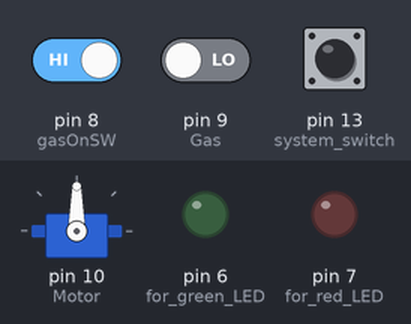
A sketch run on a simulated Arduino Uno, built with avr-gcc and run on an emulated ATmega328P. On the bench: servo, output pins drawn as LEDs (lit = HIGH). Inputs (shaded band) come from the test bench; at power-on: pin 13 (system_switch) LOW, pin 8 (gasOnSW) HIGH, pin 9 (Gas) LOW.

Above: at 1.2 s.
1.3 s: pin 13 (system_switch) pulled HIGH for 0.15 s
At 1.47 s:
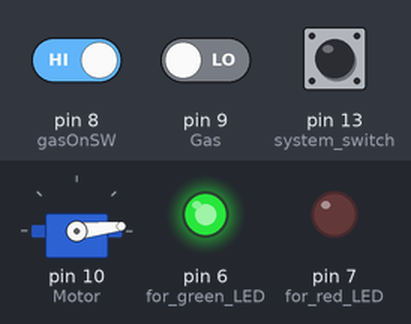
4.3 s: pin 13 (system_switch) pulled HIGH for 3.2 s
At 5.0 s:
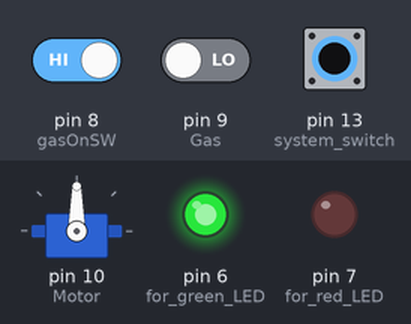
9.0 s: pin 8 (gasOnSW) driven LOW and pin 13 (system_switch) driven HIGH
At 9.49 s:
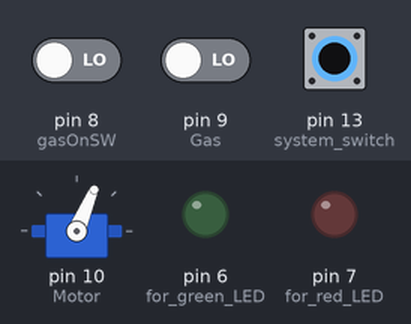
12.0 s: pin 9 (Gas) driven HIGH
At 12.5 s:
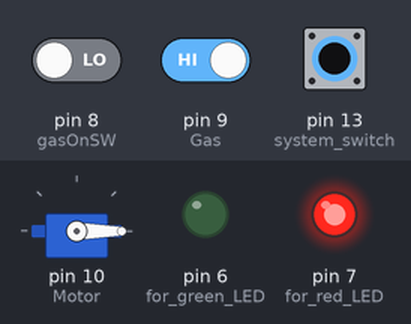
13.5 s: pin 9 (Gas) driven LOW
At 14.2 s:
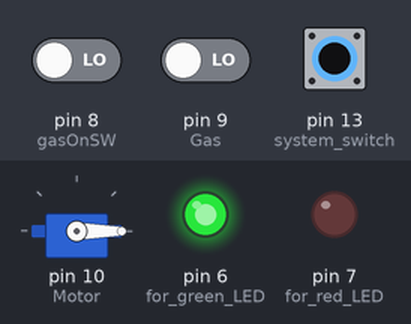
15.0 s: pin 8 (gasOnSW) driven HIGH
At 15.51 s:
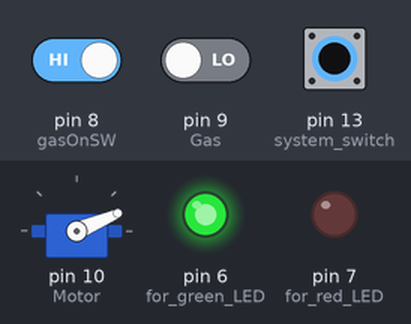
Timing chart, 0 to 18.4 s (numbered marks = the images above; inputs shaded):
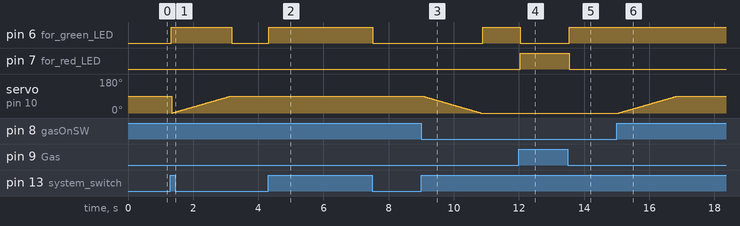

Measured:
- after the input at 1.3 s, pin 6 (for_green_LED): LOW → HIGH at once, → LOW 1.9 s later
- after the input at 4.3 s, pin 6 (for_green_LED): LOW → HIGH at once, → LOW 3.2 s later
- after the input at 9.0 s, pin 6 (for_green_LED): LOW → HIGH after 1.9 s; servo on pin 10 (Motor): moves from 90° to 0° over 1.8 s, starting at once
- after the input at 12.0 s, pin 6 (for_green_LED): HIGH → LOW at once; pin 7 (for_red_LED): LOW → HIGH at once
- after the input at 13.5 s, pin 6 (for_green_LED): LOW → HIGH after 0.05 s; pin 7 (for_red_LED): HIGH → LOW after 0.05 s
- after the input at 15.0 s, servo on pin 10 (Motor): moves from 0° to 90° over 1.8 s, starting after 0.07 s

The sketch:

sketch_nov28a.ino
```cpp
#include<LiquidCrystal.h>   // LCD header
#include<Servo.h>          // Servo header

void switching_off_the_Gas();//function prototype
void switching_ON_the_Gas();//function prototype

Servo Motor; // motor object
int angle = 1; // motor angle variable
int gasOn ; // switch
int sw; // switch

LiquidCrystal lcd(12 , 11 , 5 , 4 , 3 , 2); // Crystal display setup
int Gas = 9;  // gas High/Low comes in
int redLed = 7;
int greenLed = 6;
int gasOnSW = 8; ///// manually off gas On gas switch


void setup() {

  Motor.attach(10);   // attach the signal pin of servo to pin10 of arduino
  pinMode(Gas , INPUT); // gas High/Low
  pinMode(13 , INPUT); // system switch
  pinMode(gasOnSW , INPUT);// gas on/off switch

  pinMode(6 , OUTPUT);//for green LED
  pinMode(7 , OUTPUT);//for red LED

}

void loop() {
  sw = digitalRead(13); /// system switch
  gasOn = digitalRead(8); /// manually off gas On gas switch


  if (sw == HIGH) { // system switch On


    if (gasOn == LOW && angle != 0 ) { /// manually off the gas
      switching_off_the_Gas(); //calling function to turn off the gas
    }

    if (digitalRead(Gas) == HIGH) { ///if gas detected
      lcd.clear();
      lcd.setCursor(0, 0);
      lcd.print("Gas Detected");
      delay(25);
      digitalWrite(7 , HIGH); // red led ON
      digitalWrite(6, LOW);
      delay(25);
      if (angle != 0) { // if the gas is not off
        switching_off_the_Gas(); // if the gas is not off then colling function to switch off the gas
      }

    } ///if gas detected

    else {  ///if not gas detected
      lcd.setCursor(0, 0);
      lcd.print("No Gas Detected");
      delay(20);
      digitalWrite(6, HIGH);
      digitalWrite(7 , LOW);
      if (angle != 90 && gasOn == HIGH ) { // if the gas is off and situation is safe and want to On the gas
        switching_ON_the_Gas(); //calling function to switch ON the gas
      }

    } ///if not gas detected

  }

  else { // when the system is off
    digitalWrite(7 , LOW);
    digitalWrite(6, LOW);
    lcd.clear();
  }
}// end of void loop


void switching_off_the_Gas() {// function to turn off the gas


  lcd.clear();
  lcd.setCursor(0, 0);
  lcd.print("switching off gas");
  delay(20);
  for (angle = 90; angle >= 0; angle -= 1) // command to move from 90 degrees to 0 degrees
  {
    Motor.write(angle);
    delay(20);
  }
  angle = 0;
  Motor.write(angle);
  lcd.clear();
  lcd.setCursor(0, 0);
  lcd.print("gas off now");
  delay(20);
}


void switching_ON_the_Gas() {// function to turn ON the gas

  lcd.clear();
  lcd.setCursor(0, 0);
  lcd.print("switching ON gas");
  delay(20);
  for (angle = 0; angle <= 90; angle += 1) // command to move from 0 degrees to 90 degrees
  {
    Motor.write(angle);                    //command to rotate the servo to the specified angle
    delay(20);
  }
  angle = 90;
  Motor.write(angle);
  lcd.clear();
  lcd.setCursor(0, 0);
  lcd.print("gas ON now");
  delay(15);

}
```
